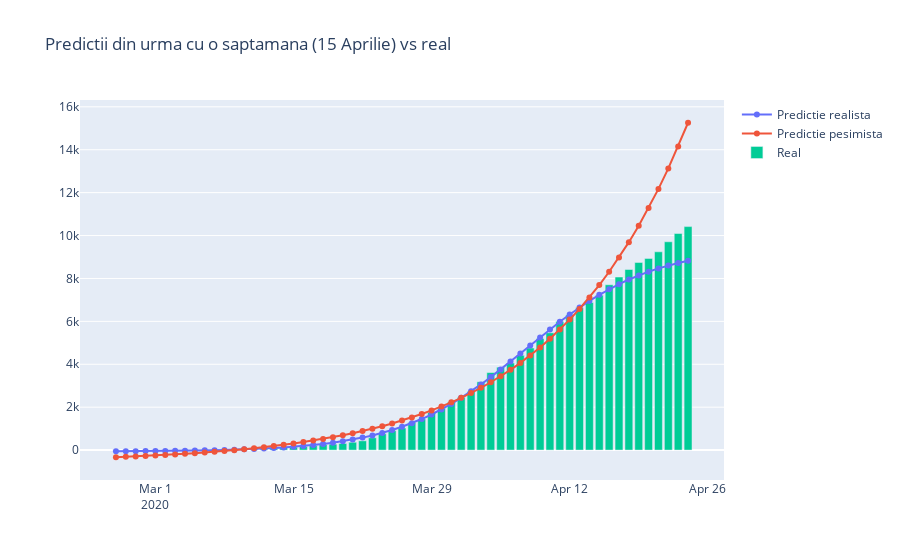
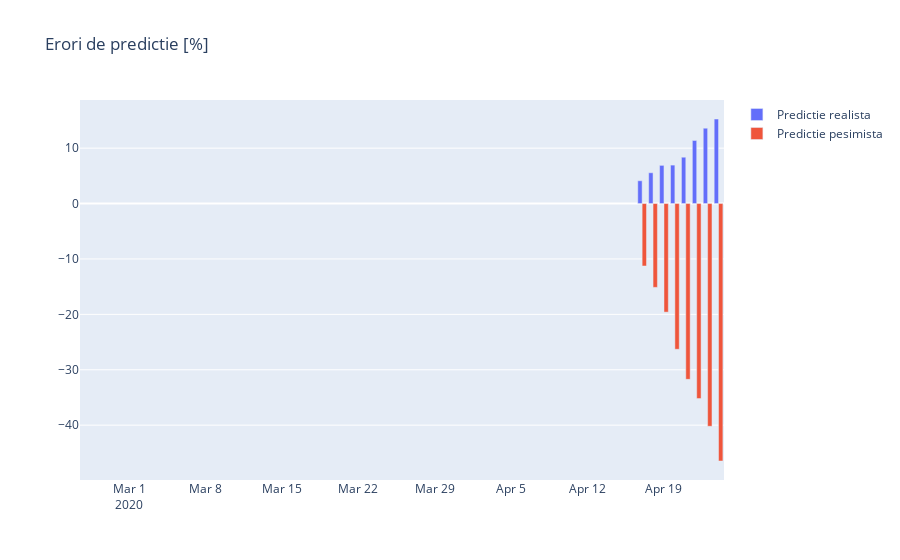

These figures' notebook cell, in order:
### Code cell
compare_predictions(51, pacienti, 'Predictii din urma cu o saptamana (16 Aprilie) vs real')
compare_predictions(44, pacienti, 'Predictii din urma cu doua saptamani (9 Aprilie) vs real')
